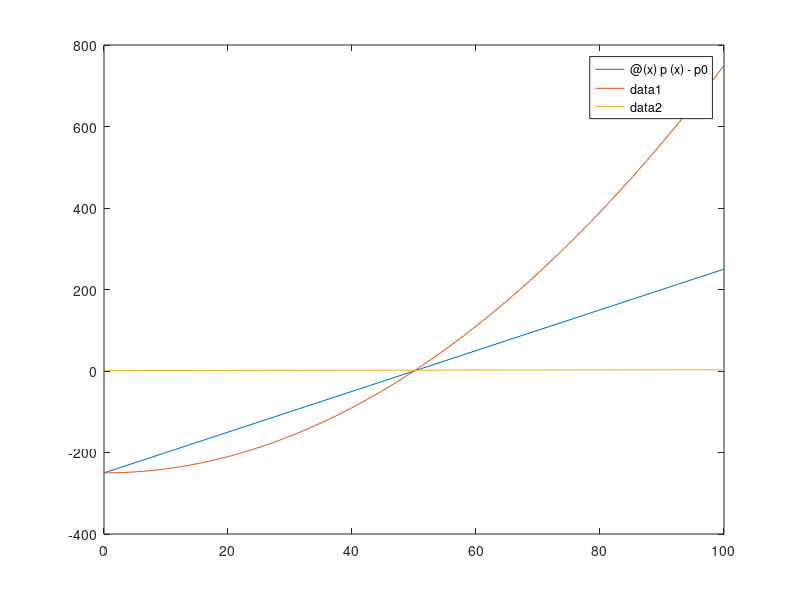

MATLAB code to generate this figure:
f = @(x).1*x.^2-500;
p = @(x)5*x+100;

x0 = 50;
f0 = f(x0);
p0 = p(x0);
del_p = @(x) p(x) - p0;
del_f = @(x) f(x) - f0;

fplot(del_p, [0 100]);
hold on
fplot(del_f, [0 100]);
fplot(@(x) del_f(x)./del_p(x), [0 100]);
hold off